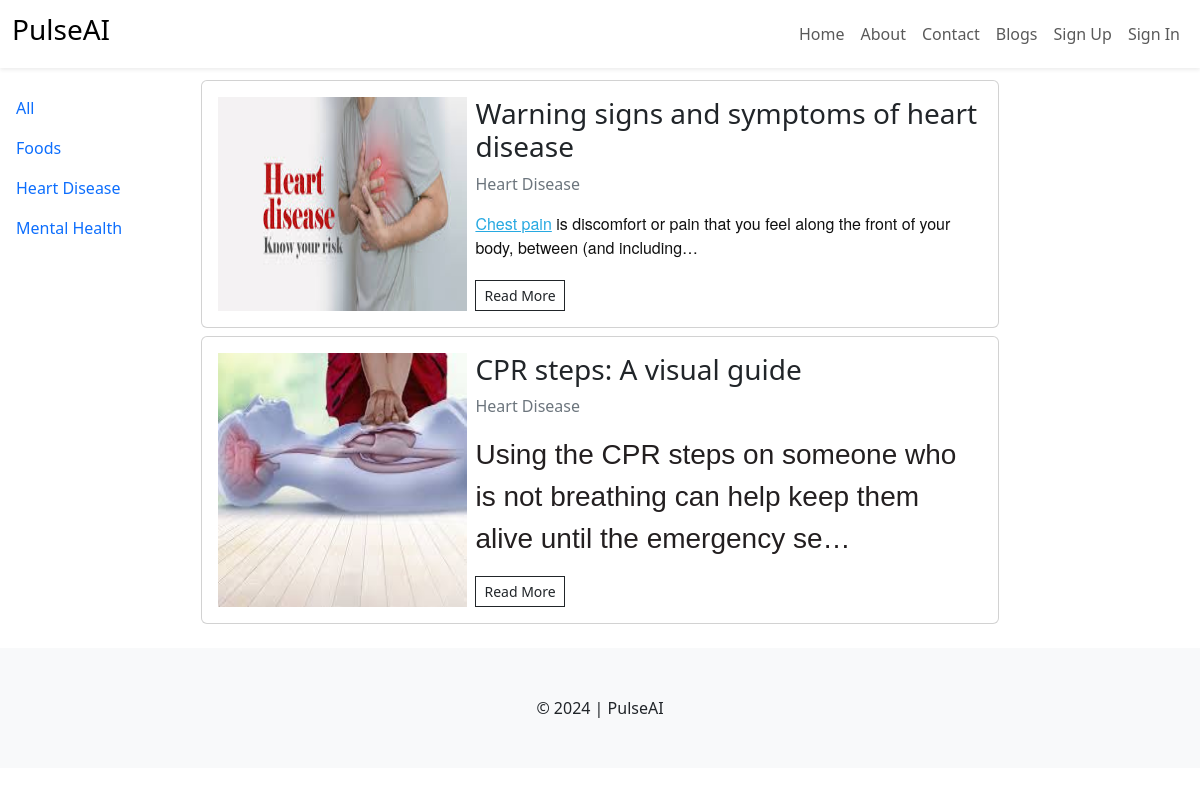
/blog_cat/2/, run on the app's committed database.
### blog/models.py (models this page shows, shortened)
class BlogCategory(models.Model):
    category = models.CharField(max_length=255)
    class Meta:
        verbose_name_plural = "Blog Categories"
    def __str__(self):
        return self.category

class Blog(models.Model):
    category = models.ForeignKey(BlogCategory, on_delete=models.DO_NOTHING)
    title = models.CharField(max_length=500)
    content = models.TextField()
    primary_photo = models.ImageField(upload_to="blog_images")
    yt_video_id = models.CharField(max_length=255, blank=True)
    publish = models.BooleanField(default=True)
    created_at = models.DateTimeField(auto_now_add=True)
    update_at = models.DateTimeField(auto_now=True)

### blog/views.py (the view)
# urls.py: path("blog_cat/<int:cid>/", views.all_blogs, name="blog_cat"),
def all_blogs(request, cid=0):
    if cid == 0:
        blogs = Blog.objects.filter(publish=True).order_by('-update_at')
    else:
        blogs = Blog.objects.filter(publish=True, category=cid).order_by('-update_at')
    categories = BlogCategory.objects.all().order_by('category')
    context = {
        'blogs': blogs,
        'categories' : categories
    }
    return render(request, 'blog/blog.html', context)

### templates/blog/blog.html (shortened to what this page needs)
{% extends "layout.html" %}
{% load static %}
{% block content %}
    <div class="row g-2">
        <div class="col-md-2">
            <div class="sidebar-wrapper d-flex justify-content-between">
                <div class="sidebar-menu p-3 d-none d-md-block" id="sidebar-menu">
                    <ul class="list-unstyled">
                        <li class="py-2">
                            <a href="{% url "blogs" %}" class="text-decoration-none">All</a>
                        </li>
                    {% for c in categories %}
                    <li class="py-2">
                        <a href="{% url "blog_cat" c.id %}"class="text-decoration-none">{{c}}</a>
                    </li>
                    {% endfor %}
                    </ul>
                </div>
            </div>
        </div>
        <div class="col-md-8">
            {% for blog in blogs %}
            <div class="card my-2">
                <div class="card-body">
                    <div class="row g-2">
                        <div class="col-md-4">
                            <img src="{{blog.primary_photo.url}}" class="img-fluid h-100">
                        </div>
                        <div class="col-md-8">
                            <h3>{{blog.title}}</h3>
                            <p class="text-secondary">{{blog.category}}</p>
                            <p>{{blog.content|safe|truncatechars_html:"100"}}</p>
                            <a href="{% url "blog" blog.id %}" class="btn btn-sm btn-outline-dark rounded-0">Read More</a>
                        </div>
                    </div>
                </div>
            </div>
            {% endfor %}
        </div>
    </div>
{% endblock %}

### data on the page
BlogCategory: category "Foods"
BlogCategory: category "Heart Disease"
BlogCategory: category "Mental Health"
Blog: primary_photo (picture), title "Warning signs and symptoms of heart disease", category "Heart Disease", content "Chest pain is discomfort or pain that you feel along the front of your body, between (and including…"
Blog: primary_photo (picture), title "CPR steps: A visual guide", category "Heart Disease", content "Using the CPR steps on someone who is not breathing can help keep them alive until the emergency se…"
